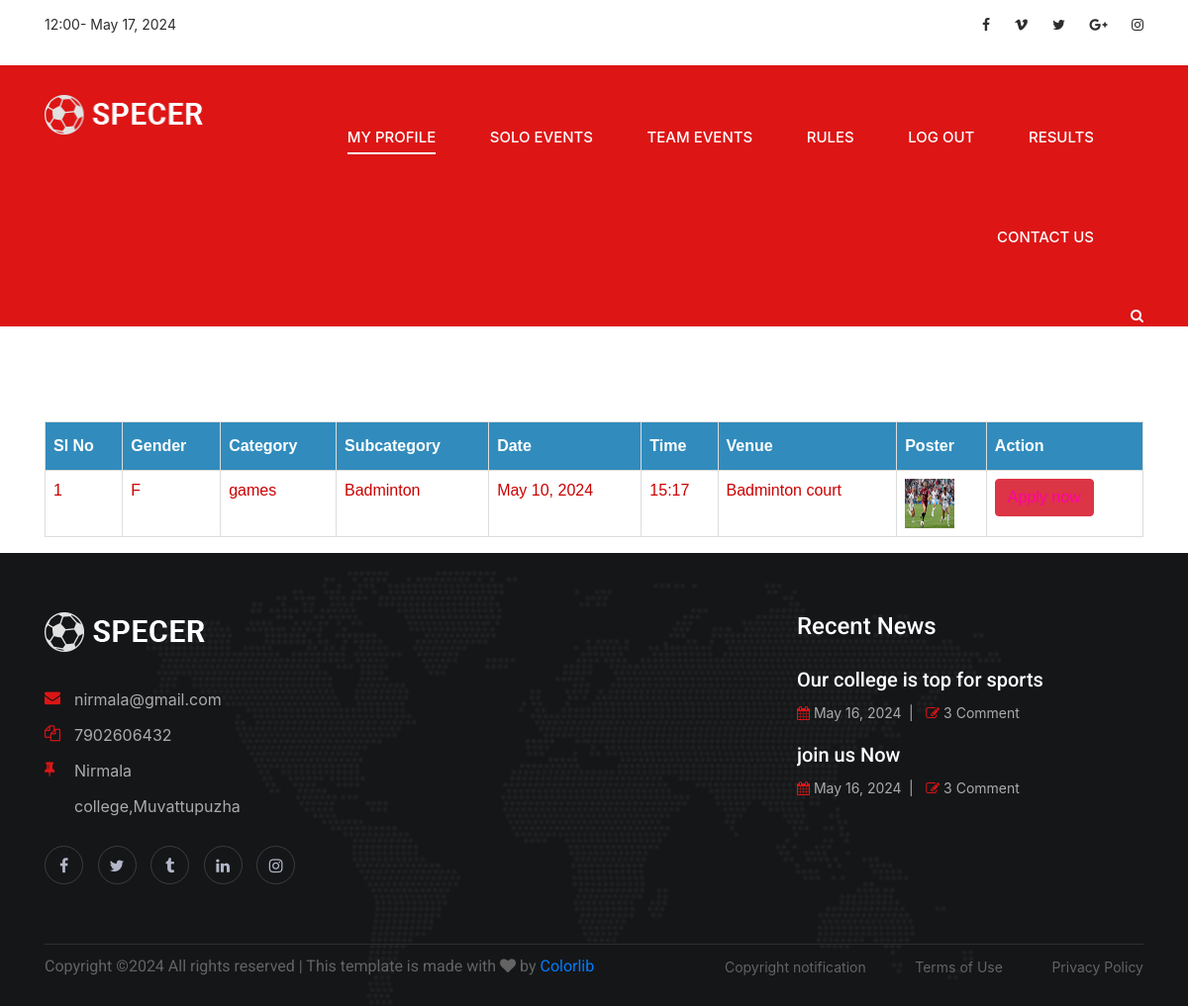
The page /Student/ViewsoloEvents/ on the database its author committed.
### WebAdmin/models.py (models this page shows)
class tbl_newevent(models.Model):
      e_name=models.CharField(max_length=30)
      e_gender=models.CharField(max_length=30)
      category=models.ForeignKey(tbl_category,on_delete=models.CASCADE)
      subcategory=models.ForeignKey(tbl_subcategory,on_delete=models.CASCADE)
      e_date=models.DateField(auto_now_add=True)
      e_time=models.CharField(max_length=30)
      e_details=models.CharField(max_length=30)
      e_venue=models.CharField(max_length=30)
      e_poster=models.FileField(upload_to='eventphoto/')
      type_name=models.CharField(max_length=30)
      teammate_count=models.CharField(max_length=30)
      coordinator=models.ForeignKey(tbl_coordinator,on_delete=models.CASCADE)
      event_status=models.IntegerField(default="0")

class tbl_category(models.Model):
    category_name = models.CharField(max_length=50)

class tbl_subcategory(models.Model):
    subcategory_name=models.CharField(max_length=30)
    category=models.ForeignKey(tbl_category,on_delete=models.CASCADE)

### Student/views.py (the view)
# urls.py: path('ViewsoloEvents/',views.ViewsoloEvents,name="ViewsoloEvents"),
def ViewsoloEvents(request):
    solo_events = tbl_newevent.objects.filter(type_name='Solo')
    return render(request, "Student/ViewsoloEvents.html", {'data': solo_events})

### Student/Templates/Student/ViewsoloEvents.html (shortened to what this page needs)
{% extends 'Student/head.html' %}
{% load static %}
{% block content %}
<!DOCTYPE html>
<html lang="en">
<head>
    <link href="https://maxcdn.bootstrapcdn.com/bootstrap/4.5.2/css/bootstrap.min.css" rel="stylesheet">
</head>
<body>
    <div class="container">
        <table class="table">
            <thead>
                <tr>
                    <th scope="col">Sl No</th>
                    <th scope="col">Gender</th>
                    <th scope="col">Category</th>
                    <th scope="col">Subcategory</th>
                    <th scope="col">Date</th>
                    <th scope="col">Time</th>
                    <th scope="col">Venue</th>
                    <th scope="col">Poster</th>
                    <th scope="col">Action</th>
                </tr>
            </thead>
            <tbody>
                {% for event in data %}
                <tr>
                    <td>{{ forloop.counter }}</td>
                    <td>{{ event.e_gender }}</td>
                    <td>{{ event.category.category_name }}</td>
                    <td>{{ event.subcategory.subcategory_name }}</td>
                    <td>{{ event.e_date }}</td>
                    <td>{{ event.e_time }}</td>
                    <td>{{ event.e_venue }}</td>
                    <td><img src="{{event.e_poster.url}}" width="50" height="50" alt=""></td>
                    <td><a href="{% url 'Student:ApplyEvent' event.id %}" class="btn btn-danger">Apply now</a></td>
                </tr>
                {% endfor %}
            </tbody>
        </table>
    </div>
</body>
</html>
{% endblock content %}

### WebGuest/static/main/css/style.css (style rules this page uses)
html, body { height: 100%; font-family: "Roboto", sans-serif; -webkit-font-smoothing: antialiased; font-smoothing: antialiased; }
img { max-width: 100%; }
@media only screen and (min-width: 1200px) { .container { max-width: 1200px; } }

### Student/static/form.css (style rules this page uses)
#tab td, #tab th { border: 1px solid #ddd; padding: 8px; color: #C00; }
#tab a { color:rgb(255, 0, 166); }
#tab th { padding-top: 12px; padding-bottom: 12px; text-align: left; background-color: #318CBD; color: white; }

### rows shown on the page
tbl_newevent: e_gender "F", category.category_name "games", subcategory.subcategory_name "Badminton", e_date "May 10, 2024", e_time "15:17", e_venue "Badminton court", e_poster (picture)
